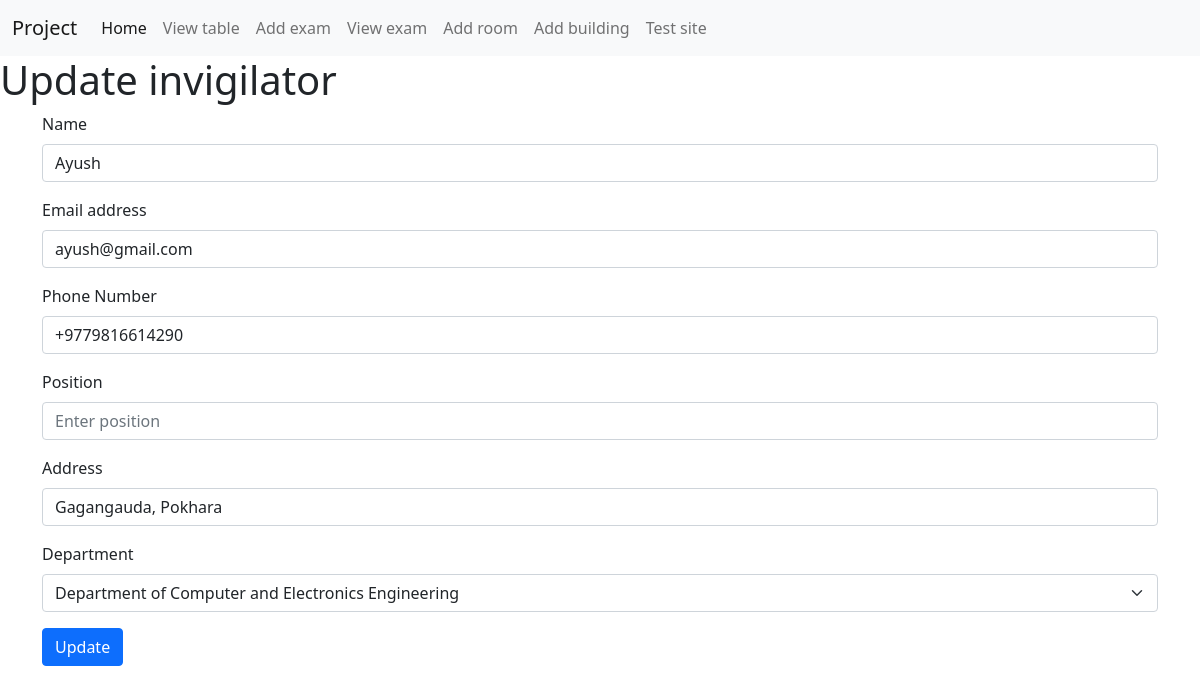
Page /updatenewapp/14 on the committed database.
### home/models.py (models this page shows, shortened)
class Newapp(models.Model):
    newappname=models.CharField(max_length=122)
    newappemail=models.CharField(max_length=122)
    newappphone=models.CharField(max_length=12)
    newappaddress=models.CharField(max_length=122)
    newappdepart=models.CharField(max_length=255)
    newappposition=models.CharField(max_length=255)

### home/views.py (the view)
# urls.py: path("updatenewapp/<newapp_id>",views.updatenewapp,name='updatenewapp'),
def updatenewapp(request, newapp_id):
    newapp_data = Newapp.objects.get(pk=newapp_id)
    allnewapp_data = Newapp.objects.all()
    data = {
        'allnewapp_data': allnewapp_data,
        'newapp_data': newapp_data,
    }
    return render(request, "newapp.html", data)

### templates/newapp.html (shortened to what this page needs)
{% extends 'base.html' %}
{% block newappcontent %}
{% if newapp_data %}
<h1>Update invigilator</h1>
<div class="container">
  <form method="post" action="{% url 'updatenewappfunc' newapp_data.id %}" >
    <div class="mb-3">
      <label for="newappname" class="form-label">Name</label>
      <input value='{{newapp_data.newappname}}' type="text"required class="form-control" id="newappname" name="newappname" placeholder="Enter name">
    </div>
    <div class="mb-3">
      <label for="newappemail" class="form-label">Email address</label>
      <input value='{{newapp_data.newappemail}}' type="email"required class="form-control" id="newappemail" name="newappemail" placeholder="Enter email">
    </div>
    <div class="mb-3">
      <label for="newappphone"required class="form-label">Phone Number</label>
      <input value='{{newapp_data.newappphone}}' type="tel"required class="form-control" id="newappphone" name="newappphone" placeholder="Enter contact number">
    </div>
    <div class="mb-3">
      <label for="newappposition" class="form-label">Position</label>
      <input value='{{newapp_data.newappposition}}' type="text"required class="form-control" id="newappposition" name="newappposition" placeholder="Enter position">
    </div>
    <div class="mb-3">
      <label for="newappaddress" class="form-label">Address</label>
      <input value='{{newapp_data.newappaddress}}' type="text"required class="form-control" id="newappaddress" name="newappaddress" placeholder="Enter address">
    </div>
    <div class="mb-3">
      <label for="newappdepart" class="form-label">Department</label>
      <select class="form-select" aria-label="Default select example" id="newappdepart" name="newappdepart" required>
      <option value="Department of Computer and Electronics Engineering">Department of Computer and Electronics Engineering</option>
    </select>
    </div>
    <button type="submit" class="btn btn-primary">Update</button>
  </form>
</div>
{% endif %}
{% endblock newappcontent %}

### rows in the picture
Newapp: newappname "Ayush", newappemail "ayush@gmail.com", newappphone "+9779816614290", newappaddress "Gagangauda, Pokhara"
